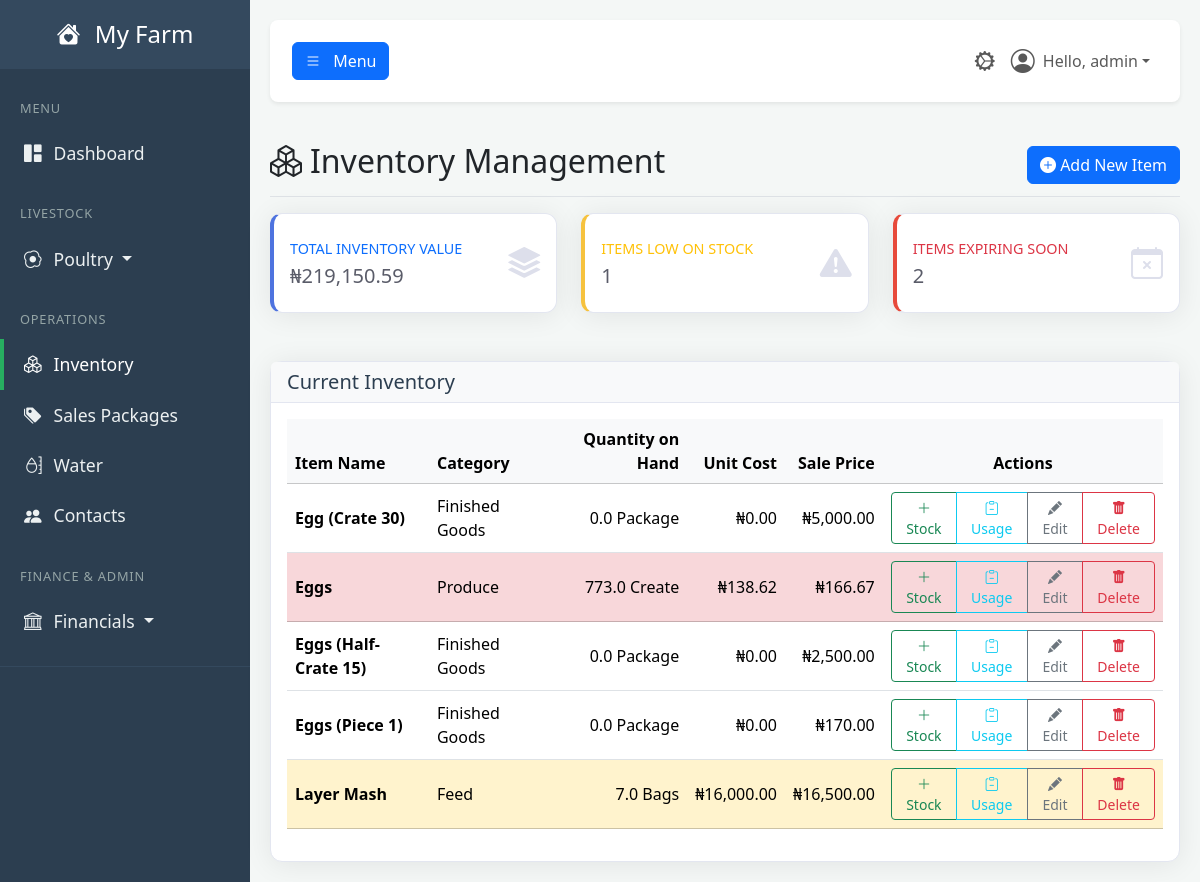
Before: /inventory (signed in) with the older database file.
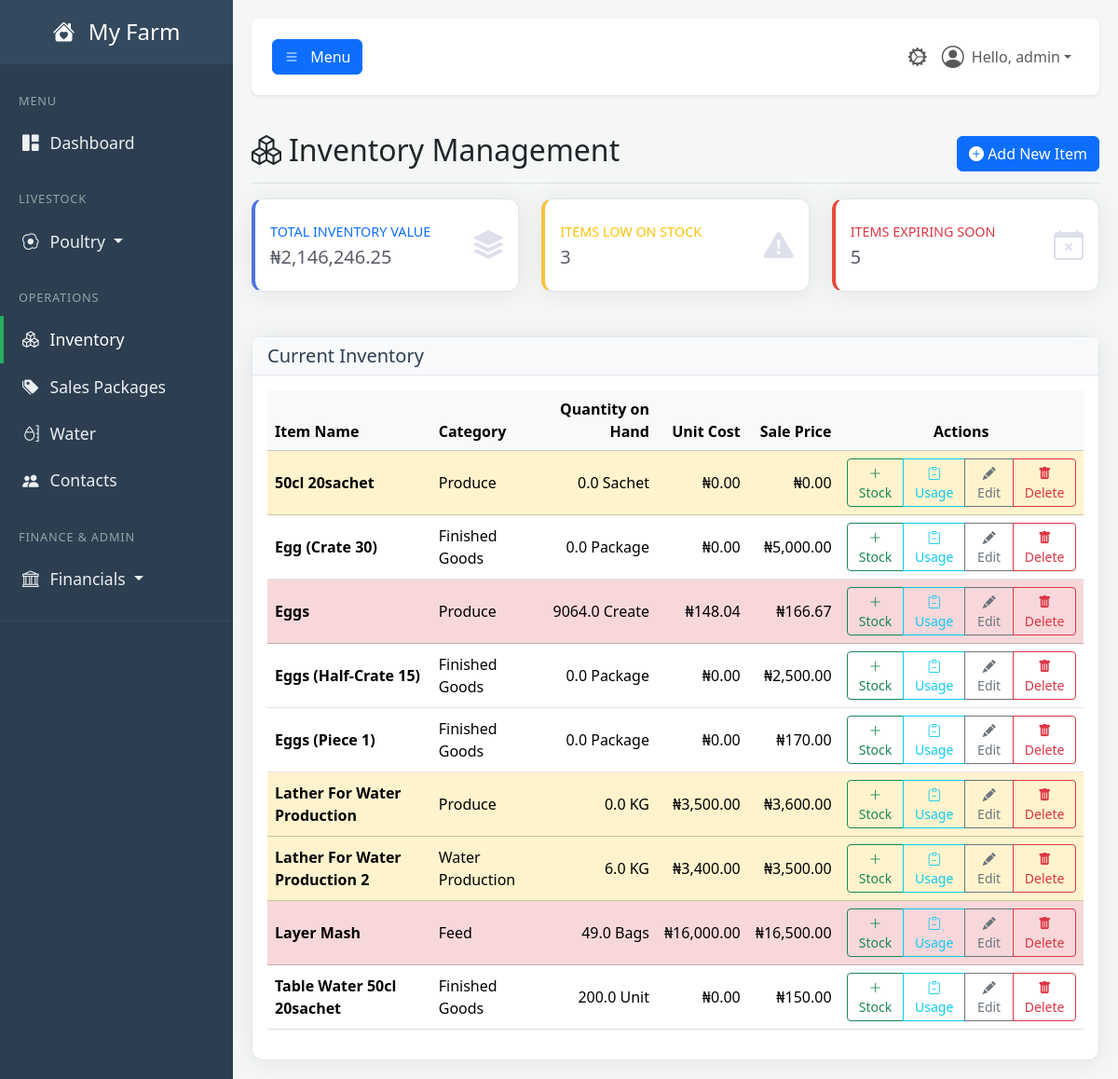
After: the same page with the newer database file.
### tables this page shows
CREATE TABLE users (
            id INTEGER PRIMARY KEY,
            username TEXT NOT NULL UNIQUE,
            email TEXT NOT NULL UNIQUE,
            password_hash TEXT NOT NULL,
            farm_name TEXT NOT NULL,
            role TEXT NOT NULL DEFAULT 'user', -- 'user' or 'admin'
            is_active BOOLEAN NOT NULL DEFAULT 1,f
            created_at TIMESTAMP DEFAULT CURRENT_TIMESTAMP
        , cash_account_id INTEGER REFERENCES accounts(id));

CREATE TABLE inventory (
            id INTEGER PRIMARY KEY,
            name TEXT NOT NULL,
            category TEXT NOT NULL,
            quantity REAL NOT NULL,
            unit TEXT NOT NULL,
            unit_cost REAL NOT NULL DEFAULT 0,
            sale_price REAL NOT NULL DEFAULT 0,
            low_stock_threshold REAL,
            expiry_date TEXT,
            created_at TIMESTAMP DEFAULT CURRENT_TIMESTAMP
        );

### app.py (the view)
@app.route('/inventory')
@login_required
@permission_required('view_inventory_dashboard')
def inventory_dashboard():
    db = get_db()
    inventory_items = db.execute("SELECT * FROM inventory ORDER BY name ASC").fetchall()
    total_value, low_stock_count, expiring_soon_count = 0, 0, 0
    processed_inventory_list = []
    for item_row in inventory_items:
        item = dict(item_row)
        total_value += item.get('quantity', 0) * (item.get('unit_cost') or 0)
        is_low_stock = item.get('low_stock_threshold') is not None and item.get('quantity', 0) <= item.get('low_stock_threshold')
        if is_low_stock: low_stock_count += 1
        is_expiring_soon = False
        if item.get('expiry_date') and item.get('expiry_date') != '':
            try:
                expiry_dt = date.fromisoformat(item['expiry_date'])
                if (expiry_dt - date.today()).days <= 30:
                    is_expiring_soon = True
            except (ValueError, TypeError):
                pass # Ignore invalid date formats
        if is_expiring_soon: expiring_soon_count += 1
        item['is_low_stock'] = is_low_stock
        item['is_expiring_soon'] = is_expiring_soon
        processed_inventory_list.append(item)
    stats = {'total_value': total_value, 'low_stock_count': low_stock_count, 'expiring_soon_count': expiring_soon_count}
    return render_template(
        'inventory.html',
        user=g.user,
        stats=stats,
        inventory_list=processed_inventory_list,
        today_date=date.today().strftime('%Y-%m-%d') # <-- THE MISSING LINE IS ADDED HERE
    )

### templates/inventory.html (shortened to what this page needs)
{% extends "base.html" %}
{% block content %}
<div class="d-flex justify-content-between flex-wrap flex-md-nowrap align-items-center pt-3 pb-2 mb-3 border-bottom">
    <h1 class="h2"><i class="bi bi-boxes me-2"></i>Inventory Management</h1>
    <div class="btn-toolbar mb-2 mb-md-0">
        <button class="btn btn-primary" data-bs-toggle="modal" data-bs-target="#addItemModal">
            <i class="bi bi-plus-circle-fill"></i> Add New Item
        </button>
    </div>
</div>
    <div class="row">
        <div class="col-xl-4 col-md-6 mb-4">
            <div class="card border-left-primary shadow h-100 py-2">
                <div class="card-body">
                    <div class="row no-gutters align-items-center">
                        <div class="col mr-2">
                            <div class="text-xs font-weight-bold text-primary text-uppercase mb-1">Total Inventory Value</div>
                            <div class="h5 mb-0 font-weight-bold text-gray-800">₦{{ '{:,.2f}'.format(stats.total_value) }}</div>
                        </div>
                        <div class="col-auto"><i class="bi bi-stack fs-2 text-gray-300"></i></div>
                    </div>
                </div>
            </div>
        </div>
        <div class="col-xl-4 col-md-6 mb-4">
            <div class="card border-left-warning shadow h-100 py-2">
                <div class="card-body">
                    <div class="row no-gutters align-items-center">
                        <div class="col mr-2">
                            <div class="text-xs font-weight-bold text-warning text-uppercase mb-1">Items Low on Stock</div>
                            <div class="h5 mb-0 font-weight-bold text-gray-800">{{ stats.low_stock_count }}</div>
                        </div>
                        <div class="col-auto"><i class="bi bi-exclamation-triangle-fill fs-2 text-gray-300"></i></div>
                    </div>
                </div>
            </div>
        </div>
        <div class="col-xl-4 col-md-6 mb-4">
            <div class="card border-left-danger shadow h-100 py-2">
                <div class="card-body">
                    <div class="row no-gutters align-items-center">
                        <div class="col mr-2">
                            <div class="text-xs font-weight-bold text-danger text-uppercase mb-1">Items Expiring Soon</div>
                            <div class="h5 mb-0 font-weight-bold text-gray-800">{{ stats.expiring_soon_count }}</div>
                        </div>
                        <div class="col-auto"><i class="bi bi-calendar-x fs-2 text-gray-300"></i></div>
                    </div>
                </div>
            </div>
        </div>
    </div>
    <div class="card shadow-sm mt-4">
        <div class="card-header bg-light">
            <h5 class="mb-0">Current Inventory</h5>
        </div>
        <div class="card-body">
            <div class="table-responsive">
                <table class="table table-hover align-middle">
                    <thead class="table-light">
                        <tr>
                            <th>Item Name</th>
                            <th>Category</th>
                            <th class="text-end">Quantity on Hand</th>
                            <th class="text-end">Unit Cost</th>
                            <th class="text-end">Sale Price</th>
                            <th class="text-center">Actions</th>
                        </tr>
                    </thead>
                    <tbody>
                        {% for item in inventory_list %}
                        <tr class="{{ 'table-warning' if item.is_low_stock else 'table-danger' if item.is_expiring_soon }}">
                            <td><strong>{{ item.name }}</strong></td>
                            <td>{{ item.category }}</td>
                            <td class="text-end">{{ item.quantity }} {{ item.unit }}</td>
                            <td class="text-end">₦{{ '{:,.2f}'.format(item.unit_cost or 0) }}</td>
                            <td class="text-end">₦{{ '{:,.2f}'.format(item.sale_price or 0) }}</td>
                            <td class="text-center">
                                <div class="btn-group btn-group-sm">
        <button class="btn btn-outline-success" data-bs-toggle="modal" data-bs-target="#addStockModal"
                data-bs-item-id="{{ item.id }}" data-bs-item-name="{{ item.name }}">
            <i class="bi bi-plus-lg"></i> Stock
        </button>
        <button class="btn btn-outline-info" data-bs-toggle="modal" data-bs-target="#logUsageModal"
                data-bs-item-id="{{ item.id }}" data-bs-item-name="{{ item.name }}">
            <i class="bi bi-clipboard-minus"></i> Usage
        </button>
        <button class="btn btn-outline-secondary" data-bs-toggle="modal" data-bs-target="#editItemModal"
                data-bs-id="{{ item.id }}"
                data-bs-name="{{ item.name }}"
                data-bs-category="{{ item.category }}"
                data-bs-unit="{{ item.unit }}"
                data-bs-low-stock="{{ item.low_stock_threshold or 0 }}"
                data-bs-unit-cost="{{ item.unit_cost or 0 }}"
                data-bs-sale-price="{{ item.sale_price or 0 }}"
                data-bs-expiry="{{ item.expiry_date or '' }}">
            <i class="bi bi-pencil-fill"></i> Edit
        </button>
        <button class="btn btn-outline-danger" onclick="document.getElementById('delete-item-form-{{ item.id }}').submit();">
            <i class="bi bi-trash-fill"></i> Delete
        </button>
    </div>
</td>
                        {% else %}
                        <tr><td colspan="6" class="text-center p-4 text-muted">No items in inventory.</td></tr>
                        {% endfor %}
                    </tbody>
                </table>
            </div>
        </div>
    </div>
{% endblock %}

### templates/base.html (shortened to what this page needs)
<!DOCTYPE html>
<html lang="en">
<head>
    <link href="https://cdn.jsdelivr.net/npm/bootstrap@5.3.3/dist/css/bootstrap.min.css" rel="stylesheet">
    <link rel="stylesheet" href="https://cdn.jsdelivr.net/npm/bootstrap-icons@1.11.3/font/bootstrap-icons.min.css">
    <link rel="stylesheet" href="{{ url_for('static', filename='css/style.css') }}">
</head>
<body>
    <div class="wrapper">
        <nav id="sidebar" class="no-print">
            <div class="sidebar-header">
                <h3><a href="{{ url_for('dashboard') }}" class="text-white text-decoration-none">
                    <i class="bi bi-house-heart-fill me-2"></i>
                    {% if g.user %}{{ g.user.farm_name }}{% else %}FarmApp{% endif %}
                </a></h3>
            </div>
            <ul class="list-unstyled components">
                <li class="sidebar-menu-header">MENU</li>
                <li><a href="{{ url_for('dashboard') }}" class="{% if request.endpoint == 'dashboard' %}active{% endif %}"><i class="bi bi-grid-1x2-fill"></i>Dashboard</a></li>
                <li class="sidebar-menu-header mt-3">LIVESTOCK</li>
                {% if g.user and (g.user.has_permission('view_brooding_dashboard') or g.user.has_permission('view_poultry_dashboard')) %}
                <li>
                    <a href="#poultrySubmenu" data-bs-toggle="collapse" aria-expanded="false" class="dropdown-toggle {% if 'poultry' in request.endpoint or 'brooding' in request.endpoint %}active{% endif %}">
                        <i class="bi bi-egg-fried"></i>Poultry
                    </a>
                </li>
                {% endif %}
                <li class="sidebar-menu-header mt-3">OPERATIONS</li>
                {% if g.user.has_permission('view_inventory_dashboard') %}
                    <li><a href="{{ url_for('inventory_dashboard') }}" class="{% if 'inventory' in request.endpoint %}active{% endif %}"><i class="bi bi-boxes"></i>Inventory</a></li>
                {% endif %}
                {% if g.user.has_permission('view_sales_packages') %}
                    <li><a href="{{ url_for('manage_sales_packages') }}" class="{% if request.endpoint == 'manage_sales_packages' %}active{% endif %}"><i class="bi bi-tags-fill"></i>Sales Packages</a></li>
                {% endif %}
                {% if g.user.has_permission('view_water_dashboard') %}
                    <li><a href="{{ url_for('water_dashboard') }}" class="{% if 'water' in request.endpoint %}active{% endif %}"><i class="bi bi-moisture"></i>Water</a></li>
                {% endif %}
                {% if g.user.has_permission('view_contacts_dashboard') %}
                    <li><a href="{{ url_for('contacts_dashboard') }}" class="{% if 'contacts' in request.endpoint %}active{% endif %}"><i class="bi bi-people-fill"></i>Contacts</a></li>
                {% endif %}
                {% set can_view_finance = g.user.has_permission('view_financial_center') or
                                           g.user.has_permission('view_chart_of_accounts') or
                                           g.user.has_permission('view_general_journal') or
                                           g.user.has_permission('view_reports_dashboard') %}
                {% if g.user and can_view_finance %}
                <li class="sidebar-menu-header mt-3">FINANCE & ADMIN</li>
                <li>
                    <a href="#financialSubmenu" data-bs-toggle="collapse" aria-expanded="false" class="dropdown-toggle ">
                        <i class="bi bi-bank"></i>Financials
                    </a>
                </li>
                {% endif %}
            </ul>
        </nav>
        <div id="content">
            <nav class="navbar navbar-expand-lg navbar-light bg-white shadow-sm top-navbar no-print mb-4">
                <div class="container-fluid">
                    <button type="button" id="sidebarCollapse" class="btn btn-primary" aria-controls="sidebar" aria-expanded="false">
                        <i class="bi bi-list"></i>
                        <span class="d-none d-md-inline ms-2">Menu</span>
                    </button>
                    <ul class="navbar-nav ms-auto flex-row align-items-center">
                        {% if g.user and g.user.has_permission('view_admin_panel') %}
                            <li class="nav-item">
                                <a class="nav-link {% if 'admin' in request.endpoint %}active{% endif %}" href="{{ url_for('admin_dashboard') }}" title="Admin Panel">
                                    <i class="bi bi-gear-wide-connected fs-5"></i>
                                </a>
                            </li>
                        {% endif %}
                        <li class="nav-item dropdown">
                            <a class="nav-link dropdown-toggle d-flex align-items-center" href="#" id="navbarDropdownUser" role="button" data-bs-toggle="dropdown" aria-expanded="false">
                                <i class="bi bi-person-circle fs-4 me-2"></i>
                                Hello, {{ g.user.username }}
                            </a>
                        </li>
                    </ul>
                </div>
            </nav>
            <main>
                {% block content %}{% endblock %}
            </main>
        </div>
    </div>
</body>
</html>

Changed rows visible on the page:
added inventory: name "50cl 20sachet", category "Produce", quantity "0.0", unit "Sachet", unit_cost "0.00", sale_price "0.00"
changed inventory "Eggs": quantity "773.0" → "9064.0"; unit_cost "138.62" → "148.04"
added inventory: name "Lather For Water Production", category "Produce", quantity "0.0", unit "KG", unit_cost "3,500.00", sale_price "3,600.00"
added inventory: name "Lather For Water Production 2", category "Water Production", quantity "6.0", unit "KG", unit_cost "3,400.00", sale_price "3,500.00"
changed inventory "Layer Mash": quantity "7.0" → "49.0"
added inventory: name "Table Water 50cl 20sachet", category "Finished Goods", quantity "200.0", unit "Unit", unit_cost "0.00", sale_price "150.00"
Other visible differences:
{{ '{:,.2f}'.format(stats.total_value) }}: "219,150.59" → "2,146,246.25"
{{ stats.low_stock_count }}: "1" → "3"
{{ stats.expiring_soon_count }}: "2" → "5"
